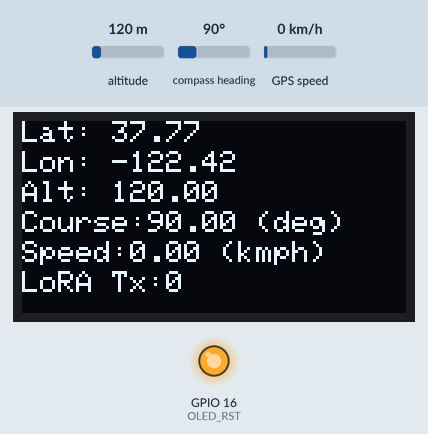
The sketch below on a simulated ESP32. Shown: 128×64 one-colour display, output pins drawn as LEDs (lit = HIGH). The inputs (shaded band) are chosen by the test bench; at power-on: altitude 120 m, compass heading 90°, GPS speed 0 km/h. Storage starts empty; the GPS gets a fix after 3 s at 37.7749, -122.4194 with 8 satellites; no radio packets arrive unless stated; what the sketch prints to the serial monitor is not drawn.

Above: at 4.7 s.
4.8 s: altitude set to 20 m
At 7.3 s:
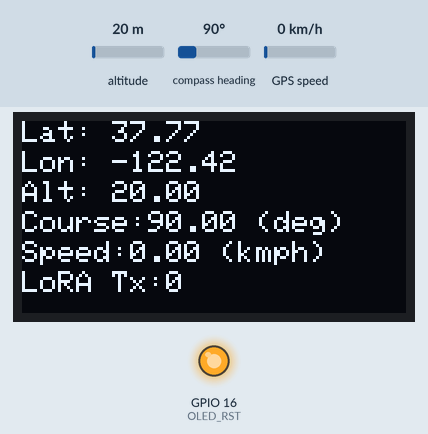
7.7 s: compass heading set to 7°
At 11.5 s:
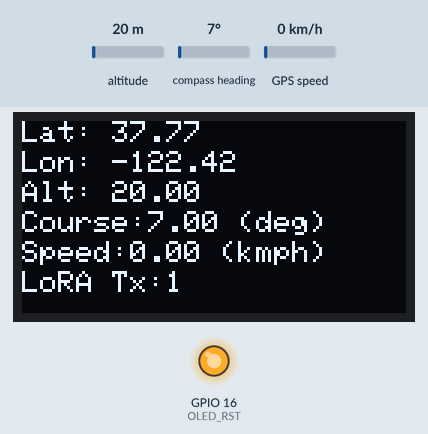
11.8 s: GPS speed set to 2 km/h
15.1 s: altitude set to 250 m
At 17.8 s:
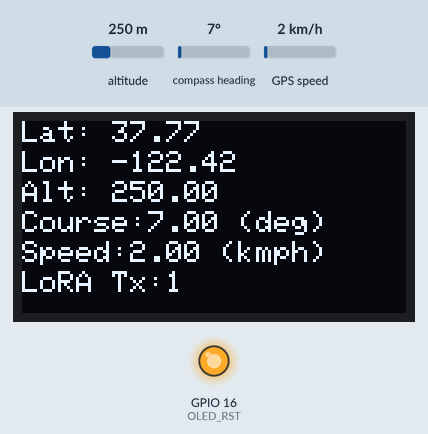
18.2 s: compass heading set to 90°
At 21.3 s:
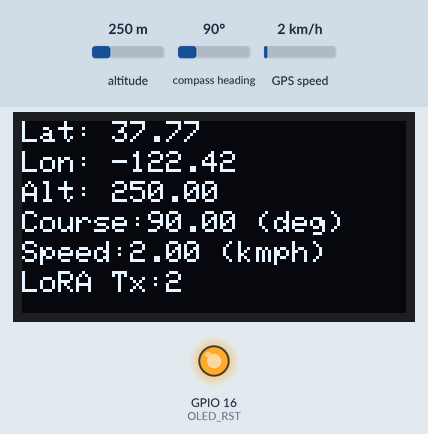
Timing chart, 0 to 22.8 s (numbered marks = the images above; inputs shaded):
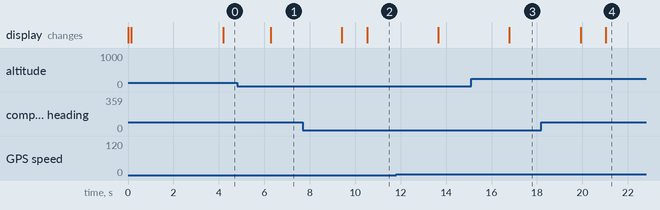

The sketch:

ESP32LoRAGPS.ino
```cpp
/**
 *
 * ESP32 TTGO LoRA v2 1.6 GPS Sender w/ SSD Card
 *
 * V1 Single Task Process
 *
 */

#include <SPI.h>
#include <LoRa.h>

#include <TinyGPS.h>
#include <HardwareSerial.h>

//Libraries for OLED Display
#include <Wire.h>
#include <Adafruit_GFX.h>
#include <Adafruit_SSD1306.h>


#include <SD.h>
SPIClass spiSD(HSPI);
#define SD_CS 13
#define SDSPEED 16000000

#define SSD_SCK 14
#define SSD_MISO 2
#define SSD_MOSI 15
#define SSD_CS 13

bool sdCardEnabled = true;


HardwareSerial Serial1(1);

#define HWSERIAL_RX 12
#define HWSERIAL_TX 13
#define HWSERIAL_BAUD 9600


//define the pins used by the LoRa transceiver module
#define SCK 5
#define MISO 19
#define MOSI 27
#define SS 18
#define RST 14
#define DIO0 26

//433E6 for Asia
//866E6 for Europe
//915E6 for North America
#define BAND 866E6

bool loraEnabled = true;
unsigned long loraLastEvent;
unsigned long loraSendInterval = 10000;
int loraCounter = 0;


// 0X3C+SA0 - 0x3C or 0x3D
#define I2C_ADDRESS 0x3C

// Define proper RST_PIN if required.
#define RST_PIN -1

//OLED pins
#define OLED_SDA 21
#define OLED_SCL 22
#define OLED_RST 16
#define SCREEN_WIDTH 128 // OLED display width, in pixels
#define SCREEN_HEIGHT 64 // OLED display height, in pixels

Adafruit_SSD1306 display(SCREEN_WIDTH, SCREEN_HEIGHT, &Wire, OLED_RST);


// long  lat,lon; // create variable for latitude and longitude object
float lat = 50.7192,lon = -1.8808;

TinyGPS gps; // create gps object


void writeFile(fs::FS &fs, const char * path, const char * message) {
  Serial.printf("Writing file: %s\n", path);
  File file = fs.open(path, FILE_WRITE);
  if(!file) {
    Serial.println("Failed to open file for writing");
    return;
  }
  if(file.print(message)) {
    Serial.println("File written");
  } else {
    Serial.println("Write failed");
  }
  file.close();
}

void setup()
{

  Serial.begin(115200); // connect serial

  Serial.println("LoRA GPS Transmitter");

  //Serial1.begin(HWSERIAL_BAUD, SERIAL_8N1, HWSERIAL_RX, HWSERIAL_TX);

  Serial1.begin(9600, SERIAL_8N1, 12, 13);

  //reset OLED display via software
  pinMode(OLED_RST, OUTPUT);
  digitalWrite(OLED_RST, LOW);
  delay(20);
  digitalWrite(OLED_RST, HIGH);

  //initialize OLED
  Wire.begin(OLED_SDA, OLED_SCL);
  if(!display.begin(SSD1306_SWITCHCAPVCC, 0x3c, false, false)) { // Address 0x3C for 128x32
    Serial.println(F("SSD1306 allocation failed"));
    for(;;); // Don't proceed, loop forever
  }


  // Initialize SD card
  // Set SD Card SPI
  spiSD.begin(SSD_SCK, SSD_MISO, SSD_MOSI, SSD_CS);//SCK,MISO,MOSI,CS
  if(!SD.begin( SD_CS, spiSD, SDSPEED)){   // use only 12, 13, 14, 15 ou 25 26 if possible
    Serial.println("Card Mount Failed");
  }

  uint8_t cardType = SD.cardType();
  if(cardType == CARD_NONE) {
    Serial.println("No SD card attached");
  }
  Serial.println("Initializing SD card...");
  if (!SD.begin(SD_CS)) {
    Serial.println("ERROR - SD card initialization failed!");
  }

  // If the data.txt file doesn't exist
  // Create a file on the SD card and write the data labels
  File file = SD.open("/data.txt");
  if(!file) {
    Serial.println("File doens't exist");
    Serial.println("Creating file...");
    writeFile(SD, "/data.txt", "Lat, Lon, Alt, Course, Speed \r\n");
  }
  else {
    Serial.println("File already exists");
  }
  file.close();

  //SPI LoRa pins
  SPI.begin(SCK, MISO, MOSI, SS);
  //setup LoRa transceiver module
  LoRa.setPins(SS, RST, DIO0);

  if (!LoRa.begin(BAND)) {
    Serial.println("Starting LoRa failed!");
    while (1);
  }
  Serial.println("LoRa Initializing OK!");
  display.setCursor(0,10);
  display.print("LoRa Initializing OK!");

  loraLastEvent = millis();

  display.clearDisplay();
  display.setTextColor(WHITE);
  display.setTextSize(1);
  display.setCursor(0,0);
  display.print("LoRA GPS Transmitter");
  display.display();

}

void loop()
{

  gps.f_get_position(&lat,&lon); // get latitude and longitude

  if (lat != TinyGPS::GPS_INVALID_F_ANGLE && lon != TinyGPS::GPS_INVALID_F_ANGLE)
  {

    float gps_alt = gps.f_altitude();
    float gps_course = gps.f_course();
    float gps_speed = gps.f_speed_kmph();

    Serial.println(" ");
    Serial.println("GPS Signal");
    Serial.println("Position: ");
    Serial.print("Latitude:");
    Serial.print(lat,6);
    Serial.print("; ");
    Serial.print("Longitude:");
    Serial.println(lon,6);
    Serial.print("Altitude:");
    Serial.println(gps_alt,6);
    Serial.print("Course:");
    Serial.println(gps_course,6);
    Serial.print("Speed (kmph):");
    Serial.println(gps_speed,6);
    Serial.println(" ");

    int sz = 64;
    char msg[sz];

    if (loraEnabled && millis() > loraLastEvent + loraSendInterval)
    {
      Serial.print("LoRA Sending packet: ");
      Serial.println(loraCounter);

      sprintf(msg, "%f,%f,%f,%f,%f" , lat, lon, gps_alt, gps_course, gps_speed);

      Serial.print("LoRA Msg: ");
      Serial.println(msg);

      //Send LoRa packet to receiver
      LoRa.beginPacket();
      LoRa.print(msg);
      LoRa.endPacket();
      loraCounter++;
      loraLastEvent = millis();

      clearBuffer(msg, sz);

      loraLastEvent = millis();
    }

    if (sdCardEnabled)
    {
      sprintf(msg, "%f,%f,%f,%f,%f \r\n" , lat, lon, gps_alt, gps_course, gps_speed);
      writeFile(SD, "/data.txt", msg);
    }

    // Display information
    display.clearDisplay();
    display.setCursor(0,0);
    display.print("Lat: ");
    display.print(lat);

    display.setCursor(0,10);
    display.print("Lon: ");
    display.print(lon);

    display.setCursor(0,20);
    display.print("Alt: ");
    display.print(gps_alt);

    display.setCursor(0,30);
    display.print("Course:");
    display.print(gps_course);
    display.print(" (deg) ");

    display.setCursor(0,40);
    display.print("Speed:");
    display.print(gps_speed);
    display.print(" (kmph)");

    display.setCursor(0,50);
    display.print("LoRA Tx:");
    display.print(loraCounter);

    display.display();

  }

  unsigned long chars = 0;
  unsigned short sentences = 0, failed = 0;

  gps.stats(&chars, &sentences, &failed);

  Serial.print("Chars:");
  Serial.println(chars);

  Serial.print("Words:");
  Serial.println(sentences);

  Serial.print("Failed:");
  Serial.println(failed);

  if (chars == 0)
  Serial.println("** No characters received from GPS: check wiring **");


  smartdelay(1000);
}

static void smartdelay(unsigned long ms)
{
  unsigned long start = millis();
  do
  {
    while (Serial1.available())
    {
      gps.encode(Serial1.read());
    }
  } while (millis() - start < ms);
}


void clearBuffer(char * buff, int sz)
{
  for(int i=0; i<sz; i++)
  {
    buff[i] = '\0';
  }
}
```

Measured:
- after the input at 4.8 s, the display: changes after 1.5 s (image 1)
- after the input at 7.7 s, the display: first changes after 1.7 s (image 2 shows a later state)
- after the input at 15.1 s, the display: changes after 1.7 s (image 3)
- after the input at 18.2 s, the display: first changes after 1.7 s (image 4 shows a later state)
